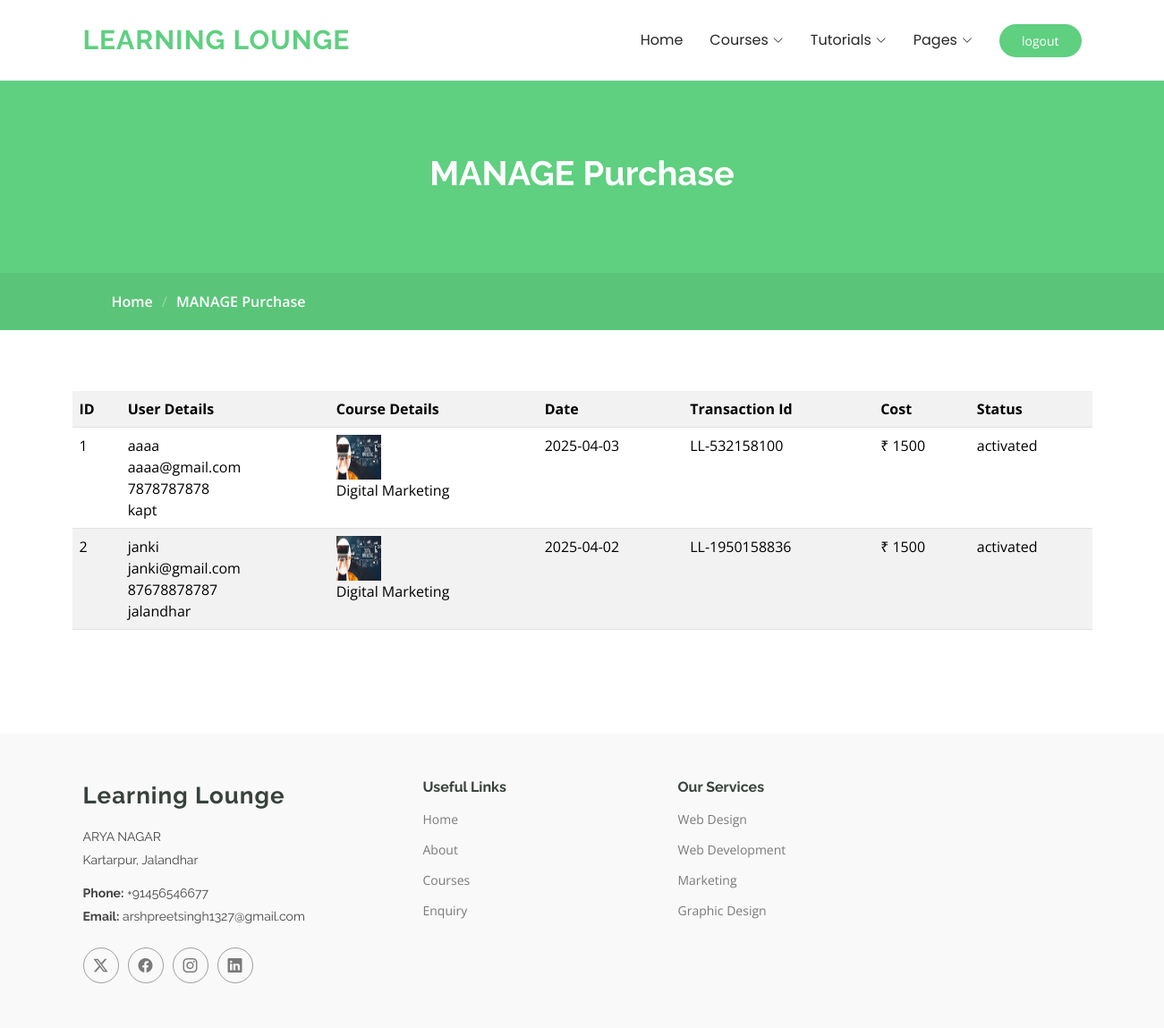
The page /manage_purchase.php (signed in) on the database its author committed.
### tables this page shows
CREATE TABLE `purchase` (
  `id` int(5) NOT NULL,
  `user` varchar(50) NOT NULL,
  `course` varchar(50) NOT NULL,
  `amount` varchar(50) NOT NULL,
  `payment_mode` varchar(50) NOT NULL,
  `card number` varchar(20) NOT NULL,
  `date` date NOT NULL,
  `transaction` varchar(50) NOT NULL,
  `status` varchar(20) NOT NULL DEFAULT 'activated',
  `created_at` timestamp NOT NULL DEFAULT current_timestamp()
);

CREATE TABLE `student` (
  `id` int(4) NOT NULL,
  `username` varchar(20) NOT NULL,
  `email` varchar(50) NOT NULL,
  `password` varchar(50) NOT NULL,
  `contact` bigint(10) NOT NULL,
  `address` longtext NOT NULL,
  `status` varchar(50) NOT NULL DEFAULT 'activated',
  `created_at` timestamp NOT NULL DEFAULT current_timestamp()
);

CREATE TABLE `course_category` (
  `id` int(5) NOT NULL,
  `image` varchar(100) NOT NULL,
  `course_name` varchar(50) NOT NULL,
  `course_price` int(6) NOT NULL,
  `description` longtext NOT NULL,
  `free_video` varchar(100) NOT NULL,
  `status` varchar(50) NOT NULL DEFAULT 'activated',
  `created_at` timestamp NOT NULL DEFAULT current_timestamp()
);

### manage_purchase.php (the view, shortened to what this page needs)
<?php
include("admin_heading.php");
?>
<main>
    <div class="page-title" data-aos="fade">
        <div class="heading">
            <div class="container">
                <div class="row d-flex justify-content-center text-center">
                    <div class="col-lg-8">
                        <h1>MANAGE Purchase<br></h1>
                    </div>
                </div>
            </div>
        </div>
        <nav class="breadcrumbs">
            <div class="container">
                <ol>
                    <li><a href="index.php">Home</a></li>
                    <li class="current">MANAGE Purchase<br></li>
                </ol>
            </div>
        </nav>
    </div>
    <section id="contact" class="contact section">
        <section id="courses" class="courses section">
            <div class="container">
                <div class="row">
                    <table class="table table-striped">
                        <tr>
                            <th>ID</th>
                            <th>User Details</th>
                            <th>Course Details</th>
                            <th>Date</th>
                            <th>Transaction Id</th>
                            <th>Cost</th>
                            <th>Status</th>
                        </tr>
                        <?php
                        include("config.php");
                        $query = "SELECT purchase.*, course_category.image, course_category.course_name, course_category.course_price, course_category.description, course_category.free_video, student.username, student.contact, student.address from `purchase` inner join `course_category` on purchase.course=course_category.id inner join `student` on purchase.user=student.email order by purchase.id desc";
                        $sno=1;
                        $res = mysqli_query($db, $query);
                        while ($data = mysqli_fetch_assoc($res)) {
                        ?>
                            <tr>
                                <td>
                                    <?php
                                    echo $sno;
                                    ?>
                                </td>
                                <td>
                                    <?php echo $data["username"];?><br>
                                    <?php echo $data["user"];?><br>
                                    <?php echo $data["contact"];?><br>
                                    <?php echo $data["address"];?><br>
                                </td>
                                <td>
                                    <img src="course_image/<?php echo $data['image']?>" style="height:50px; width:50px;"><br>
                                    <?php echo $data["course_name"]; ?><br>
                                </td>
                                <td>
                                    <?php
                                    echo $data["date"];
                                    ?>
                                </td>
                                <td>
                                    <?php
                                    echo $data["transaction"];
                                    ?>
                                </td>
                                <td>
                                  &#8377;  <?php
                                    echo $data["amount"];
                                    ?>
                                </td>
                                <td>
                                    <?php
                                    echo $data["status"];
                                    ?>
                                </td>
                            </tr>
                        <?php
                        $sno++;
                        }
                        ?>
                    </table>
                </div>
            </div>
        </section>
    </section>
</main>
<?php
include("footer.php");
?>

### assets/css/main.css (style rules this page uses)
:root { --default-font: "Open Sans", system-ui, -apple-system, "Segoe UI", Roboto, "Helvetica Neue", Arial, "Noto Sans", "Liberation Sans", sans-serif, "Apple Color Emoji", "Segoe UI Emoji", "Segoe UI Symbol", "Noto Color Emoji"; --heading-font: "Raleway", sans-serif; --nav-font: "Poppins", sans-serif; }
:root { --background-color: #ffffff; --default-color: #444444; --heading-color: #37423b; --accent-color: #5fcf80; --surface-color: #ffffff; --contrast-color: #ffffff; }
:root { --nav-color: #272828; --nav-hover-color: #5fcf80; --nav-mobile-background-color: #ffffff; --nav-dropdown-background-color: #ffffff; --nav-dropdown-color: #272828; --nav-dropdown-hover-color: #5fcf80; }
:root { scroll-behavior: smooth; }
body { color: var(--default-color); background-color: var(--background-color); font-family: var(--default-font); }
a { color: var(--accent-color); text-decoration: none; transition: 0.3s; }
h1, h2, h3, h4, h5, h6 { color: var(--heading-color); font-family: var(--heading-font); }
.page-title { --default-color: var(--contrast-color); --background-color: var(--accent-color); --heading-color: var(--contrast-color); color: var(--default-color); background-color: var(--background-color); position: relative; }
.page-title .heading { padding: 80px 0; border-top: 1px solid color-mix(in srgb, var(--default-color), transparent 90%); }
.page-title .heading h1 { font-size: 38px; font-weight: 700; }
.page-title nav { background-color: color-mix(in srgb, var(--accent-color) 90%, black 5%); padding: 20px 0; }
.page-title nav a { color: var(--default-color); }
.page-title nav ol { display: flex; flex-wrap: wrap; list-style: none; margin: 0; font-size: 16px; font-weight: 600; }
.page-title nav ol li+li { padding-left: 10px; }
.page-title nav ol li+li::before { content: "/"; display: inline-block; padding-right: 10px; color: color-mix(in srgb, var(--default-color), transparent 70%); }
section, .section { color: var(--default-color); background-color: var(--background-color); padding: 60px 0; scroll-margin-top: 900px; overflow: clip; }
.contact { padding-top: 8px; padding-bottom: 40px; }

### rows shown on the page
purchase: student.username "aaaa", user "aaaa@gmail.com", student.contact "7878787878", student.address "kapt", course_category.image (picture), course_category.course_name "Digital Marketing", date "2025-04-03", transaction "LL-532158100", amount "1500", status "activated"
purchase: student.username "janki", user "janki@gmail.com", student.contact "87678878787", student.address "jalandhar", course_category.image (picture), course_category.course_name "Digital Marketing", date "2025-04-02", transaction "LL-1950158836", amount "1500", status "activated"
